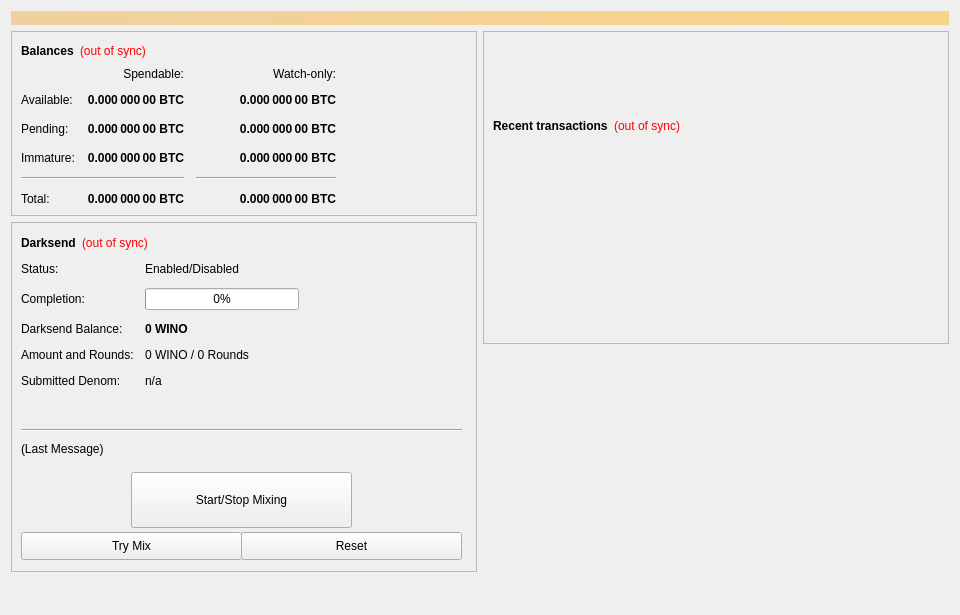
<?xml version="1.0" encoding="UTF-8"?>
<ui version="4.0">
 <class>OverviewPage</class>
 <widget class="QWidget" name="OverviewPage">
  <property name="geometry">
   <rect>
    <x>0</x>
    <y>0</y>
    <width>960</width>
    <height>615</height>
   </rect>
  </property>
  <property name="minimumSize">
   <size>
    <width>960</width>
    <height>0</height>
   </size>
  </property>
  <property name="windowTitle">
   <string>Form</string>
  </property>
  <layout class="QVBoxLayout" name="topLayout">
   <item>
    <widget class="QLabel" name="labelAlerts">
     <property name="visible">
      <bool>false</bool>
     </property>
     <property name="styleSheet">
      <string notr="true">background-color: qlineargradient(x1: 0, y1: 0, x2: 1, y2: 0, stop:0 #F0D0A0, stop:1 #F8D488); color:#000000;</string>
     </property>
     <property name="wordWrap">
      <bool>true</bool>
     </property>
     <property name="margin">
      <number>3</number>
     </property>
    </widget>
   </item>
   <item>
    <layout class="QHBoxLayout" name="horizontalLayout" stretch="1,1">
     <item>
      <layout class="QVBoxLayout" name="verticalLayout_2">
       <item>
        <widget class="QFrame" name="frame">
         <property name="frameShape">
          <enum>QFrame::StyledPanel</enum>
         </property>
         <property name="frameShadow">
          <enum>QFrame::Raised</enum>
         </property>
         <layout class="QVBoxLayout" name="verticalLayout_4">
          <item>
           <layout class="QHBoxLayout" name="horizontalLayout_4">
            <item>
             <widget class="QLabel" name="label_5">
              <property name="font">
               <font>
                <weight>75</weight>
                <bold>true</bold>
               </font>
              </property>
              <property name="text">
               <string>Balances</string>
              </property>
             </widget>
            </item>
            <item>
             <widget class="QLabel" name="labelWalletStatus">
              <property name="cursor">
               <cursorShape>WhatsThisCursor</cursorShape>
              </property>
              <property name="toolTip">
               <string>The displayed information may be out of date. Your wallet automatically synchronizes with the WINO network after a connection is established, but this process has not completed yet.</string>
              </property>
              <property name="styleSheet">
               <string notr="true">QLabel { color: red; }</string>
              </property>
              <property name="text">
               <string notr="true">(out of sync)</string>
              </property>
              <property name="alignment">
               <set>Qt::AlignLeading|Qt::AlignLeft|Qt::AlignVCenter</set>
              </property>
             </widget>
            </item>
            <item>
             <spacer name="horizontalSpacer_3">
              <property name="orientation">
               <enum>Qt::Horizontal</enum>
              </property>
              <property name="sizeHint" stdset="0">
               <size>
                <width>40</width>
                <height>20</height>
               </size>
              </property>
             </spacer>
            </item>
           </layout>
          </item>
          <item>
           <layout class="QGridLayout" name="gridLayout">
            <property name="spacing">
             <number>12</number>
            </property>
            <item row="2" column="2">
             <widget class="QLabel" name="labelWatchPending">
              <property name="font">
               <font>
                <weight>75</weight>
                <bold>true</bold>
               </font>
              </property>
              <property name="cursor">
               <cursorShape>IBeamCursor</cursorShape>
              </property>
              <property name="toolTip">
               <string>Unconfirmed transactions to watch-only addresses</string>
              </property>
              <property name="text">
               <string notr="true">0.000 000 00 BTC</string>
              </property>
              <property name="alignment">
               <set>Qt::AlignRight|Qt::AlignTrailing|Qt::AlignVCenter</set>
              </property>
              <property name="textInteractionFlags">
               <set>Qt::LinksAccessibleByMouse|Qt::TextSelectableByKeyboard|Qt::TextSelectableByMouse</set>
              </property>
             </widget>
            </item>
            <item row="2" column="1">
             <widget class="QLabel" name="labelUnconfirmed">
              <property name="font">
               <font>
                <weight>75</weight>
                <bold>true</bold>
               </font>
              </property>
              <property name="cursor">
               <cursorShape>IBeamCursor</cursorShape>
              </property>
              <property name="toolTip">
               <string>Total of transactions that have yet to be confirmed, and do not yet count toward the spendable balance</string>
              </property>
              <property name="text">
               <string notr="true">0.000 000 00 BTC</string>
              </property>
              <property name="alignment">
               <set>Qt::AlignRight|Qt::AlignTrailing|Qt::AlignVCenter</set>
              </property>
              <property name="textInteractionFlags">
               <set>Qt::LinksAccessibleByMouse|Qt::TextSelectableByKeyboard|Qt::TextSelectableByMouse</set>
              </property>
             </widget>
            </item>
            <item row="3" column="2">
             <widget class="QLabel" name="labelWatchImmature">
              <property name="font">
               <font>
                <weight>75</weight>
                <bold>true</bold>
               </font>
              </property>
              <property name="cursor">
               <cursorShape>IBeamCursor</cursorShape>
              </property>
              <property name="toolTip">
               <string>Staked or masternode rewards in watch-only addresses that has not yet matured</string>
              </property>
              <property name="text">
               <string notr="true">0.000 000 00 BTC</string>
              </property>
              <property name="alignment">
               <set>Qt::AlignRight|Qt::AlignTrailing|Qt::AlignVCenter</set>
              </property>
              <property name="textInteractionFlags">
               <set>Qt::LinksAccessibleByMouse|Qt::TextSelectableByKeyboard|Qt::TextSelectableByMouse</set>
              </property>
             </widget>
            </item>
            <item row="4" column="0" colspan="2">
             <widget class="Line" name="lineSpendableBalance">
              <property name="orientation">
               <enum>Qt::Horizontal</enum>
              </property>
             </widget>
            </item>
            <item row="4" column="2">
             <widget class="Line" name="lineWatchBalance">
              <property name="sizePolicy">
               <sizepolicy hsizetype="Preferred" vsizetype="Fixed">
                <horstretch>0</horstretch>
                <verstretch>0</verstretch>
               </sizepolicy>
              </property>
              <property name="minimumSize">
               <size>
                <width>140</width>
                <height>0</height>
               </size>
              </property>
              <property name="orientation">
               <enum>Qt::Horizontal</enum>
              </property>
             </widget>
            </item>
            <item row="5" column="0">
             <widget class="QLabel" name="labelTotalText">
              <property name="text">
               <string>Total:</string>
              </property>
             </widget>
            </item>
            <item row="3" column="1">
             <widget class="QLabel" name="labelImmature">
              <property name="font">
               <font>
                <weight>75</weight>
                <bold>true</bold>
               </font>
              </property>
              <property name="cursor">
               <cursorShape>IBeamCursor</cursorShape>
              </property>
              <property name="toolTip">
               <string>Staked or masternode rewards that has not yet matured</string>
              </property>
              <property name="text">
               <string notr="true">0.000 000 00 BTC</string>
              </property>
              <property name="alignment">
               <set>Qt::AlignRight|Qt::AlignTrailing|Qt::AlignVCenter</set>
              </property>
              <property name="textInteractionFlags">
               <set>Qt::LinksAccessibleByMouse|Qt::TextSelectableByKeyboard|Qt::TextSelectableByMouse</set>
              </property>
             </widget>
            </item>
            <item row="2" column="3">
             <spacer name="horizontalSpacer_2">
              <property name="orientation">
               <enum>Qt::Horizontal</enum>
              </property>
              <property name="sizeHint" stdset="0">
               <size>
                <width>40</width>
                <height>20</height>
               </size>
              </property>
             </spacer>
            </item>
            <item row="3" column="0">
             <widget class="QLabel" name="labelImmatureText">
              <property name="text">
               <string>Immature:</string>
              </property>
             </widget>
            </item>
            <item row="5" column="1">
             <widget class="QLabel" name="labelTotal">
              <property name="font">
               <font>
                <weight>75</weight>
                <bold>true</bold>
               </font>
              </property>
              <property name="cursor">
               <cursorShape>IBeamCursor</cursorShape>
              </property>
              <property name="toolTip">
               <string>Your current total balance</string>
              </property>
              <property name="text">
               <string notr="true">0.000 000 00 BTC</string>
              </property>
              <property name="alignment">
               <set>Qt::AlignRight|Qt::AlignTrailing|Qt::AlignVCenter</set>
              </property>
              <property name="textInteractionFlags">
               <set>Qt::LinksAccessibleByMouse|Qt::TextSelectableByKeyboard|Qt::TextSelectableByMouse</set>
              </property>
             </widget>
            </item>
            <item row="5" column="2">
             <widget class="QLabel" name="labelWatchTotal">
              <property name="font">
               <font>
                <weight>75</weight>
                <bold>true</bold>
               </font>
              </property>
              <property name="cursor">
               <cursorShape>IBeamCursor</cursorShape>
              </property>
              <property name="toolTip">
               <string>Current total balance in watch-only addresses</string>
              </property>
              <property name="text">
               <string notr="true">0.000 000 00 BTC</string>
              </property>
              <property name="alignment">
               <set>Qt::AlignRight|Qt::AlignTrailing|Qt::AlignVCenter</set>
              </property>
              <property name="textInteractionFlags">
               <set>Qt::LinksAccessibleByMouse|Qt::TextSelectableByKeyboard|Qt::TextSelectableByMouse</set>
              </property>
             </widget>
            </item>
            <item row="0" column="2">
             <widget class="QLabel" name="labelWatchonly">
              <property name="text">
               <string>Watch-only:</string>
              </property>
              <property name="alignment">
               <set>Qt::AlignRight|Qt::AlignTrailing|Qt::AlignVCenter</set>
              </property>
             </widget>
            </item>
            <item row="1" column="0">
             <widget class="QLabel" name="labelBalanceText">
              <property name="text">
               <string>Available:</string>
              </property>
             </widget>
            </item>
            <item row="1" column="1">
             <widget class="QLabel" name="labelBalance">
              <property name="font">
               <font>
                <weight>75</weight>
                <bold>true</bold>
               </font>
              </property>
              <property name="cursor">
               <cursorShape>IBeamCursor</cursorShape>
              </property>
              <property name="toolTip">
               <string>Your current spendable balance</string>
              </property>
              <property name="text">
               <string notr="true">0.000 000 00 BTC</string>
              </property>
              <property name="alignment">
               <set>Qt::AlignRight|Qt::AlignTrailing|Qt::AlignVCenter</set>
              </property>
              <property name="textInteractionFlags">
               <set>Qt::LinksAccessibleByMouse|Qt::TextSelectableByKeyboard|Qt::TextSelectableByMouse</set>
              </property>
             </widget>
            </item>
            <item row="1" column="2">
             <widget class="QLabel" name="labelWatchAvailable">
              <property name="font">
               <font>
                <weight>75</weight>
                <bold>true</bold>
               </font>
              </property>
              <property name="cursor">
               <cursorShape>IBeamCursor</cursorShape>
              </property>
              <property name="toolTip">
               <string>Your current balance in watch-only addresses</string>
              </property>
              <property name="text">
               <string notr="true">0.000 000 00 BTC</string>
              </property>
              <property name="alignment">
               <set>Qt::AlignRight|Qt::AlignTrailing|Qt::AlignVCenter</set>
              </property>
              <property name="textInteractionFlags">
               <set>Qt::LinksAccessibleByMouse|Qt::TextSelectableByKeyboard|Qt::TextSelectableByMouse</set>
              </property>
             </widget>
            </item>
            <item row="2" column="0">
             <widget class="QLabel" name="labelPendingText">
              <property name="text">
               <string>Pending:</string>
              </property>
             </widget>
            </item>
            <item row="0" column="1">
             <widget class="QLabel" name="labelSpendable">
              <property name="text">
               <string>Spendable:</string>
              </property>
              <property name="alignment">
               <set>Qt::AlignRight|Qt::AlignTrailing|Qt::AlignVCenter</set>
              </property>
             </widget>
            </item>
           </layout>
          </item>
         </layout>
        </widget>
       </item>
       <item>
        <widget class="QFrame" name="frameDarksend">
         <property name="minimumSize">
          <size>
           <width>0</width>
           <height>350</height>
          </size>
         </property>
         <property name="layoutDirection">
          <enum>Qt::LeftToRight</enum>
         </property>
         <property name="frameShape">
          <enum>QFrame::StyledPanel</enum>
         </property>
         <property name="frameShadow">
          <enum>QFrame::Raised</enum>
         </property>
         <widget class="QWidget" name="formLayoutWidget">
          <property name="geometry">
           <rect>
            <x>10</x>
            <y>40</y>
            <width>451</width>
            <height>161</height>
           </rect>
          </property>
          <layout class="QFormLayout" name="formLayout">
           <property name="fieldGrowthPolicy">
            <enum>QFormLayout::AllNonFixedFieldsGrow</enum>
           </property>
           <property name="horizontalSpacing">
            <number>11</number>
           </property>
           <property name="verticalSpacing">
            <number>12</number>
           </property>
           <item row="0" column="0">
            <widget class="QLabel" name="label_6">
             <property name="text">
              <string>Status:</string>
             </property>
            </widget>
           </item>
           <item row="1" column="0">
            <widget class="QLabel" name="label_7">
             <property name="text">
              <string>Completion:</string>
             </property>
            </widget>
           </item>
           <item row="1" column="1">
            <widget class="QProgressBar" name="DarksendProgress">
             <property name="maximumSize">
              <size>
               <width>154</width>
               <height>16777215</height>
              </size>
             </property>
             <property name="value">
              <number>0</number>
             </property>
            </widget>
           </item>
           <item row="2" column="0">
            <widget class="QLabel" name="labelAnonymizedText">
             <property name="text">
              <string>Darksend Balance:</string>
             </property>
            </widget>
           </item>
           <item row="2" column="1">
            <widget class="QLabel" name="labelAnonymized">
             <property name="font">
              <font>
               <weight>75</weight>
               <bold>true</bold>
              </font>
             </property>
             <property name="text">
              <string notr="true">0 WINO</string>
             </property>
            </widget>
           </item>
           <item row="3" column="0">
            <widget class="QLabel" name="label_8">
             <property name="text">
              <string>Amount and Rounds:</string>
             </property>
            </widget>
           </item>
           <item row="3" column="1">
            <widget class="QLabel" name="labelAmountRounds">
             <property name="text">
              <string>0 WINO / 0 Rounds</string>
             </property>
            </widget>
           </item>
           <item row="4" column="0">
            <widget class="QLabel" name="label_9">
             <property name="text">
              <string>Submitted Denom:</string>
             </property>
            </widget>
           </item>
           <item row="4" column="1">
            <widget class="QLabel" name="labelSubmittedDenom">
             <property name="toolTip">
              <string>The denominations you submitted to the Masternode.&lt;br&gt;To mix, other users must submit the exact same denominations.</string>
             </property>
             <property name="text">
              <string>n/a</string>
             </property>
            </widget>
           </item>
           <item row="0" column="1">
            <widget class="QLabel" name="DarksendEnabled">
             <property name="text">
              <string>Enabled/Disabled</string>
             </property>
            </widget>
           </item>
          </layout>
         </widget>
         <widget class="QPushButton" name="runAutoDenom">
          <property name="geometry">
           <rect>
            <x>251</x>
            <y>17</y>
            <width>1</width>
            <height>1</height>
           </rect>
          </property>
          <property name="palette">
           <palette>
            <active>
             <colorrole role="WindowText">
              <brush brushstyle="SolidPattern">
               <color alpha="255">
                <red>0</red>
                <green>0</green>
                <blue>0</blue>
               </color>
              </brush>
             </colorrole>
             <colorrole role="Button">
              <brush brushstyle="SolidPattern">
               <color alpha="255">
                <red>239</red>
                <green>238</green>
                <blue>238</blue>
               </color>
              </brush>
             </colorrole>
             <colorrole role="Light">
              <brush brushstyle="SolidPattern">
               <color alpha="255">
                <red>255</red>
                <green>255</green>
                <blue>255</blue>
               </color>
              </brush>
             </colorrole>
             <colorrole role="Midlight">
              <brush brushstyle="SolidPattern">
               <color alpha="255">
                <red>247</red>
                <green>246</green>
                <blue>246</blue>
               </color>
              </brush>
             </colorrole>
             <colorrole role="Dark">
              <brush brushstyle="SolidPattern">
               <color alpha="255">
                <red>119</red>
                <green>119</green>
                <blue>119</blue>
               </color>
              </brush>
             </colorrole>
             <colorrole role="Mid">
              <brush brushstyle="SolidPattern">
               <color alpha="255">
                <red>159</red>
                <green>159</green>
                <blue>159</blue>
               </color>
              </brush>
             </colorrole>
             <colorrole role="Text">
              <brush brushstyle="SolidPattern">
               <color alpha="255">
                <red>0</red>
                <green>0</green>
                <blue>0</blue>
               </color>
              </brush>
             </colorrole>
             <colorrole role="BrightText">
              <brush brushstyle="SolidPattern">
               <color alpha="255">
                <red>255</red>
                <green>255</green>
                <blue>255</blue>
               </color>
              </brush>
             </colorrole>
             <colorrole role="ButtonText">
              <brush brushstyle="SolidPattern">
               <color alpha="255">
                <red>0</red>
                <green>0</green>
                <blue>0</blue>
               </color>
              </brush>
             </colorrole>
             <colorrole role="Base">
              <brush brushstyle="SolidPattern">
               <color alpha="255">
                <red>255</red>
                <green>255</green>
                <blue>255</blue>
               </color>
              </brush>
             </colorrole>
             <colorrole role="Window">
              <brush brushstyle="SolidPattern">
               <color alpha="255">
                <red>239</red>
                <green>238</green>
                <blue>238</blue>
               </color>
              </brush>
             </colorrole>
             <colorrole role="Shadow">
              <brush brushstyle="SolidPattern">
               <color alpha="255">
                <red>0</red>
                <green>0</green>
                <blue>0</blue>
               </color>
              </brush>
             </colorrole>
             <colorrole role="AlternateBase">
              <brush brushstyle="SolidPattern">
               <color alpha="255">
                <red>247</red>
                <green>246</green>
                <blue>246</blue>
               </color>
              </brush>
             </colorrole>
             <colorrole role="ToolTipBase">
              <brush brushstyle="SolidPattern">
               <color alpha="255">
                <red>255</red>
                <green>255</green>
                <blue>220</blue>
               </color>
              </brush>
             </colorrole>
             <colorrole role="ToolTipText">
              <brush brushstyle="SolidPattern">
               <color alpha="255">
                <red>0</red>
                <green>0</green>
                <blue>0</blue>
               </color>
              </brush>
             </colorrole>
            </active>
            <inactive>
             <colorrole role="WindowText">
              <brush brushstyle="SolidPattern">
               <color alpha="255">
                <red>0</red>
                <green>0</green>
                <blue>0</blue>
               </color>
              </brush>
             </colorrole>
             <colorrole role="Button">
              <brush brushstyle="SolidPattern">
               <color alpha="255">
                <red>239</red>
                <green>238</green>
                <blue>238</blue>
               </color>
              </brush>
             </colorrole>
             <colorrole role="Light">
              <brush brushstyle="SolidPattern">
               <color alpha="255">
                <red>255</red>
                <green>255</green>
                <blue>255</blue>
               </color>
              </brush>
             </colorrole>
             <colorrole role="Midlight">
              <brush brushstyle="SolidPattern">
               <color alpha="255">
                <red>247</red>
                <green>246</green>
                <blue>246</blue>
               </color>
              </brush>
             </colorrole>
             <colorrole role="Dark">
              <brush brushstyle="SolidPattern">
               <color alpha="255">
                <red>119</red>
                <green>119</green>
                <blue>119</blue>
               </color>
              </brush>
             </colorrole>
             <colorrole role="Mid">
              <brush brushstyle="SolidPattern">
               <color alpha="255">
                <red>159</red>
                <green>159</green>
                <blue>159</blue>
               </color>
              </brush>
             </colorrole>
             <colorrole role="Text">
              <brush brushstyle="SolidPattern">
               <color alpha="255">
                <red>0</red>
                <green>0</green>
                <blue>0</blue>
               </color>
              </brush>
             </colorrole>
             <colorrole role="BrightText">
              <brush brushstyle="SolidPattern">
               <color alpha="255">
                <red>255</red>
                <green>255</green>
                <blue>255</blue>
               </color>
              </brush>
             </colorrole>
             <colorrole role="ButtonText">
              <brush brushstyle="SolidPattern">
               <color alpha="255">
                <red>0</red>
                <green>0</green>
                <blue>0</blue>
               </color>
              </brush>
             </colorrole>
             <colorrole role="Base">
              <brush brushstyle="SolidPattern">
               <color alpha="255">
                <red>255</red>
                <green>255</green>
                <blue>255</blue>
               </color>
              </brush>
             </colorrole>
             <colorrole role="Window">
              <brush brushstyle="SolidPattern">
               <color alpha="255">
                <red>239</red>
                <green>238</green>
                <blue>238</blue>
               </color>
              </brush>
             </colorrole>
             <colorrole role="Shadow">
              <brush brushstyle="SolidPattern">
               <color alpha="255">
                <red>0</red>
                <green>0</green>
                <blue>0</blue>
               </color>
              </brush>
             </colorrole>
             <colorrole role="AlternateBase">
              <brush brushstyle="SolidPattern">
               <color alpha="255">
                <red>247</red>
                <green>246</green>
                <blue>246</blue>
               </color>
              </brush>
             </colorrole>
             <colorrole role="ToolTipBase">
              <brush brushstyle="SolidPattern">
               <color alpha="255">
                <red>255</red>
                <green>255</green>
                <blue>220</blue>
               </color>
              </brush>
             </colorrole>
             <colorrole role="ToolTipText">
              <brush brushstyle="SolidPattern">
               <color alpha="255">
                <red>0</red>
                <green>0</green>
                <blue>0</blue>
               </color>
              </brush>
             </colorrole>
            </inactive>
            <disabled>
             <colorrole role="WindowText">
              <brush brushstyle="SolidPattern">
               <color alpha="255">
                <red>119</red>
                <green>119</green>
                <blue>119</blue>
               </color>
              </brush>
             </colorrole>
             <colorrole role="Button">
              <brush brushstyle="SolidPattern">
               <color alpha="255">
                <red>239</red>
                <green>238</green>
                <blue>238</blue>
               </color>
              </brush>
             </colorrole>
             <colorrole role="Light">
              <brush brushstyle="SolidPattern">
               <color alpha="255">
                <red>255</red>
                <green>255</green>
                <blue>255</blue>
               </color>
              </brush>
             </colorrole>
             <colorrole role="Midlight">
              <brush brushstyle="SolidPattern">
               <color alpha="255">
                <red>247</red>
                <green>246</green>
                <blue>246</blue>
               </color>
              </brush>
             </colorrole>
             <colorrole role="Dark">
              <brush brushstyle="SolidPattern">
               <color alpha="255">
                <red>119</red>
                <green>119</green>
                <blue>119</blue>
               </color>
              </brush>
             </colorrole>
             <colorrole role="Mid">
              <brush brushstyle="SolidPattern">
               <color alpha="255">
                <red>159</red>
                <green>159</green>
                <blue>159</blue>
               </color>
              </brush>
             </colorrole>
             <colorrole role="Text">
              <brush brushstyle="SolidPattern">
               <color alpha="255">
                <red>119</red>
                <green>119</green>
                <blue>119</blue>
               </color>
              </brush>
             </colorrole>
             <colorrole role="BrightText">
              <brush brushstyle="SolidPattern">
               <color alpha="255">
                <red>255</red>
                <green>255</green>
                <blue>255</blue>
               </color>
              </brush>
             </colorrole>
             <colorrole role="ButtonText">
              <brush brushstyle="SolidPattern">
               <color alpha="255">
                <red>119</red>
                <green>119</green>
                <blue>119</blue>
               </color>
              </brush>
             </colorrole>
             <colorrole role="Base">
              <brush brushstyle="SolidPattern">
               <color alpha="255">
                <red>239</red>
                <green>238</green>
                <blue>238</blue>
               </color>
              </brush>
             </colorrole>
             <colorrole role="Window">
              <brush brushstyle="SolidPattern">
               <color alpha="255">
                <red>239</red>
                <green>238</green>
                <blue>238</blue>
               </color>
              </brush>
             </colorrole>
             <colorrole role="Shadow">
              <brush brushstyle="SolidPattern">
               <color alpha="255">
                <red>0</red>
                <green>0</green>
                <blue>0</blue>
               </color>
              </brush>
             </colorrole>
             <colorrole role="AlternateBase">
              <brush brushstyle="SolidPattern">
               <color alpha="255">
                <red>239</red>
                <green>238</green>
                <blue>238</blue>
               </color>
              </brush>
             </colorrole>
             <colorrole role="ToolTipBase">
              <brush brushstyle="SolidPattern">
               <color alpha="255">
                <red>255</red>
                <green>255</green>
                <blue>220</blue>
               </color>
              </brush>
             </colorrole>
             <colorrole role="ToolTipText">
              <brush brushstyle="SolidPattern">
               <color alpha="255">
                <red>0</red>
                <green>0</green>
                <blue>0</blue>
               </color>
              </brush>
             </colorrole>
            </disabled>
           </palette>
          </property>
          <property name="focusPolicy">
           <enum>Qt::NoFocus</enum>
          </property>
          <property name="autoFillBackground">
           <bool>true</bool>
          </property>
          <property name="text">
           <string/>
          </property>
          <property name="flat">
           <bool>true</bool>
          </property>
         </widget>
         <widget class="QPushButton" name="toggleDarksend">
          <property name="geometry">
           <rect>
            <x>120</x>
            <y>250</y>
            <width>221</width>
            <height>56</height>
           </rect>
          </property>
          <property name="sizePolicy">
           <sizepolicy hsizetype="MinimumExpanding" vsizetype="Fixed">
            <horstretch>0</horstretch>
            <verstretch>0</verstretch>
           </sizepolicy>
          </property>
          <property name="text">
           <string>Start/Stop Mixing</string>
          </property>
         </widget>
         <widget class="Line" name="lineLastMessage">
          <property name="geometry">
           <rect>
            <x>10</x>
            <y>200</y>
            <width>441</width>
            <height>16</height>
           </rect>
          </property>
          <property name="orientation">
           <enum>Qt::Horizontal</enum>
          </property>
         </widget>
         <widget class="QLabel" name="DarksendStatus">
          <property name="geometry">
           <rect>
            <x>10</x>
            <y>220</y>
            <width>451</width>
            <height>61</height>
           </rect>
          </property>
          <property name="minimumSize">
           <size>
            <width>288</width>
            <height>43</height>
           </size>
          </property>
          <property name="text">
           <string>(Last Message)</string>
          </property>
          <property name="alignment">
           <set>Qt::AlignLeading|Qt::AlignLeft|Qt::AlignTop</set>
          </property>
          <property name="wordWrap">
           <bool>true</bool>
          </property>
         </widget>
         <widget class="QPushButton" name="DarksendAuto">
          <property name="geometry">
           <rect>
            <x>10</x>
            <y>310</y>
            <width>221</width>
            <height>28</height>
           </rect>
          </property>
          <property name="sizePolicy">
           <sizepolicy hsizetype="MinimumExpanding" vsizetype="Fixed">
            <horstretch>0</horstretch>
            <verstretch>0</verstretch>
           </sizepolicy>
          </property>
          <property name="toolTip">
           <string>Try to manually submit a Darksend request.</string>
          </property>
          <property name="text">
           <string>Try Mix</string>
          </property>
         </widget>
         <widget class="QPushButton" name="DarksendReset">
          <property name="geometry">
           <rect>
            <x>230</x>
            <y>310</y>
            <width>221</width>
            <height>28</height>
           </rect>
          </property>
          <property name="sizePolicy">
           <sizepolicy hsizetype="MinimumExpanding" vsizetype="Fixed">
            <horstretch>0</horstretch>
            <verstretch>0</verstretch>
           </sizepolicy>
          </property>
          <property name="toolTip">
           <string>Reset the current status of Darksend (can interrupt Darksend if it's in the process of Mixing, which can cost you money!)</string>
          </property>
          <property name="autoFillBackground">
           <bool>false</bool>
          </property>
          <property name="text">
           <string>Reset</string>
          </property>
         </widget>
         <widget class="QWidget" name="layoutWidget">
          <property name="geometry">
           <rect>
            <x>10</x>
            <y>10</y>
            <width>431</width>
            <height>22</height>
           </rect>
          </property>
          <layout class="QHBoxLayout" name="horizontalLayout_5">
           <item>
            <widget class="QLabel" name="label_2">
             <property name="font">
              <font>
               <weight>75</weight>
               <bold>true</bold>
              </font>
             </property>
             <property name="text">
              <string>Darksend</string>
             </property>
            </widget>
           </item>
           <item>
            <widget class="QLabel" name="labelDarksendSyncStatus">
             <property name="toolTip">
              <string>The displayed information may be out of date. Your wallet automatically synchronizes with the WINO network after a connection is established, but this process has not completed yet.</string>
             </property>
             <property name="styleSheet">
              <string notr="true">QLabel { color: red; }</string>
             </property>
             <property name="text">
              <string notr="true">(out of sync)</string>
             </property>
             <property name="alignment">
              <set>Qt::AlignLeading|Qt::AlignLeft|Qt::AlignVCenter</set>
             </property>
            </widget>
           </item>
           <item>
            <spacer name="horizontalSpacer_4">
             <property name="orientation">
              <enum>Qt::Horizontal</enum>
             </property>
             <property name="sizeHint" stdset="0">
              <size>
               <width>40</width>
               <height>20</height>
              </size>
             </property>
            </spacer>
           </item>
          </layout>
         </widget>
        </widget>
       </item>
       <item>
        <spacer name="verticalSpacer">
         <property name="orientation">
          <enum>Qt::Vertical</enum>
         </property>
         <property name="sizeHint" stdset="0">
          <size>
           <width>20</width>
           <height>40</height>
          </size>
         </property>
        </spacer>
       </item>
      </layout>
     </item>
     <item>
      <layout class="QVBoxLayout" name="verticalLayout_3">
       <item>
        <widget class="QFrame" name="frame_2">
         <property name="frameShape">
          <enum>QFrame::StyledPanel</enum>
         </property>
         <property name="frameShadow">
          <enum>QFrame::Raised</enum>
         </property>
         <layout class="QVBoxLayout" name="verticalLayout">
          <item>
           <spacer name="verticalSpacer_3">
            <property name="orientation">
             <enum>Qt::Vertical</enum>
            </property>
            <property name="sizeType">
             <enum>QSizePolicy::Fixed</enum>
            </property>
            <property name="sizeHint" stdset="0">
             <size>
              <width>20</width>
              <height>75</height>
             </size>
            </property>
           </spacer>
          </item>
          <item>
           <layout class="QHBoxLayout" name="horizontalLayout_2">
            <item>
             <widget class="QLabel" name="label_4">
              <property name="font">
               <font>
                <weight>75</weight>
                <bold>true</bold>
               </font>
              </property>
              <property name="text">
               <string>Recent transactions</string>
              </property>
             </widget>
            </item>
            <item>
             <widget class="QLabel" name="labelTransactionsStatus">
              <property name="cursor">
               <cursorShape>WhatsThisCursor</cursorShape>
              </property>
              <property name="toolTip">
               <string>The displayed information may be out of date. Your wallet automatically synchronizes with the WINO network after a connection is established, but this process has not completed yet.</string>
              </property>
              <property name="styleSheet">
               <string notr="true">QLabel { color: red; }</string>
              </property>
              <property name="text">
               <string notr="true">(out of sync)</string>
              </property>
              <property name="alignment">
               <set>Qt::AlignRight|Qt::AlignTrailing|Qt::AlignVCenter</set>
              </property>
             </widget>
            </item>
            <item>
             <spacer name="horizontalSpacer">
              <property name="orientation">
               <enum>Qt::Horizontal</enum>
              </property>
              <property name="sizeHint" stdset="0">
               <size>
                <width>40</width>
                <height>20</height>
               </size>
              </property>
             </spacer>
            </item>
           </layout>
          </item>
          <item>
           <widget class="QListView" name="listTransactions">
            <property name="styleSheet">
             <string notr="true">QListView { background: transparent; }</string>
            </property>
            <property name="frameShape">
             <enum>QFrame::NoFrame</enum>
            </property>
            <property name="verticalScrollBarPolicy">
             <enum>Qt::ScrollBarAlwaysOff</enum>
            </property>
            <property name="horizontalScrollBarPolicy">
             <enum>Qt::ScrollBarAlwaysOff</enum>
            </property>
            <property name="selectionMode">
             <enum>QAbstractItemView::NoSelection</enum>
            </property>
           </widget>
          </item>
         </layout>
        </widget>
       </item>
       <item>
        <spacer name="verticalSpacer_2">
         <property name="orientation">
          <enum>Qt::Vertical</enum>
         </property>
         <property name="sizeType">
          <enum>QSizePolicy::Expanding</enum>
         </property>
         <property name="sizeHint" stdset="0">
          <size>
           <width>20</width>
           <height>40</height>
          </size>
         </property>
        </spacer>
       </item>
      </layout>
     </item>
    </layout>
   </item>
  </layout>
 </widget>
 <resources/>
 <connections/>
</ui>
